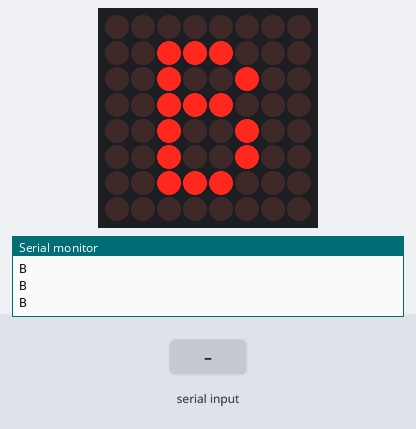
This sketch was run on a simulated Arduino Uno, built with avr-gcc and run on an emulated ATmega328P. On the bench: 8×8 LED matrix, the last lines printed to the serial monitor. Wiring (inferred from the names in the program): LED matrix (orientation assumed): rows pin 10, A1, pin 12, A2, pin 5, pin 13, pin 3, pin 8; columns A3, pin 2, pin 6, pin 11, pin 7, pin 9, A0, pin 4. The test bench sets the inputs (shaded band).

Above: at 1.2 s.
1.3 s: "A" received over Serial
At 2.5 s:
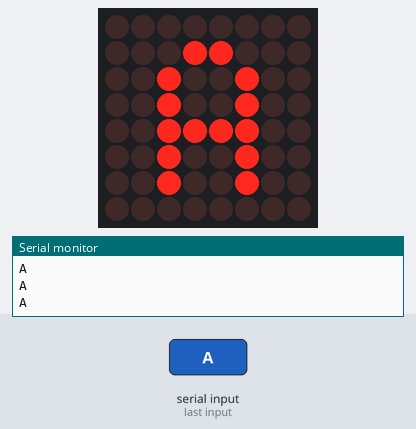
2.8 s: "C" received over Serial
At 3.9 s:
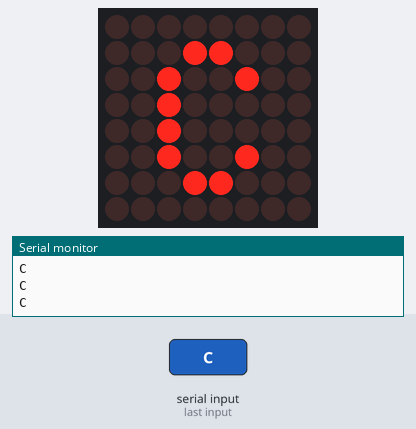
4.3 s: "D" received over Serial
At 5.5 s:
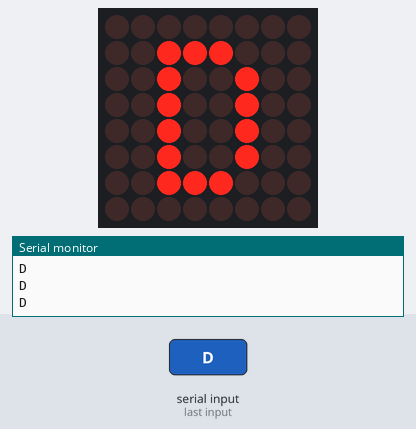
5.8 s: "E" received over Serial
At 6.2 s:
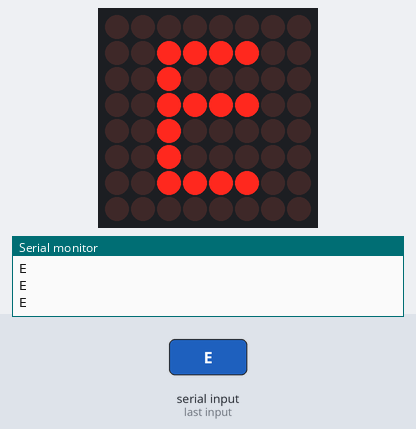
7.3 s: "F" received over Serial
At 8.5 s:
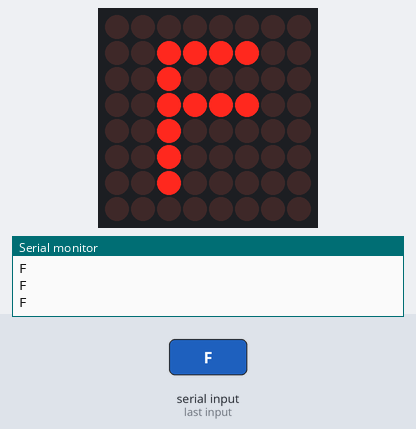
8.8 s: "B" received over Serial
At 9.7 s:
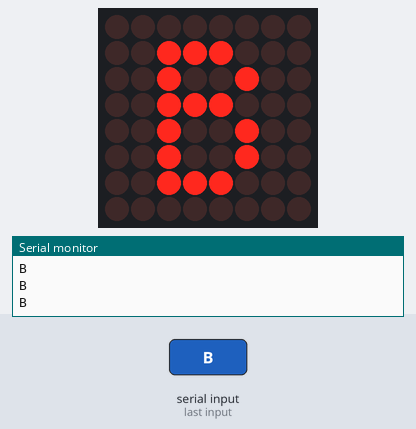
Timing chart, 0 to 11.3 s (numbered marks = the images above; inputs shaded):
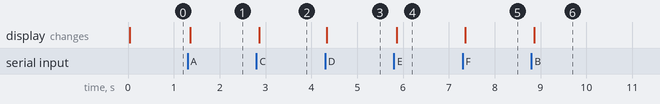

Measured:
- after the input at 1.3 s, the display: changes after 0.06 s (image 1)
- after the input at 2.8 s, the display: changes after 0.06 s (image 2)
- after the input at 4.3 s, the display: changes at once (image 3)
- after the input at 5.8 s, the display: changes after 0.06 s (image 4)
- after the input at 7.3 s, the display: changes after 0.06 s (image 5)
- after the input at 8.8 s, the display: changes after 0.06 s (image 6)

The sketch:

CEsumSlave.ino
```cpp
//giving row and column a corresopnding arduino pin.
int row1 = 10, row2 = A1, row3 = 12, row4 = A2, row5 = 5, row6 = 13, row7 = 3, row8 = 8;

int col1 = A3, col2 = 2, col3 = 6, col4 = 11, col5 = 7, col6 = 9, col7 = A0, col8 = 4;

//arrays that contain all the rows or columns in the actual order, as the pins on the 8x8 matrix are not in a logical order
int rows[8] = {row1,row2,row3,row4,row5,row6,row7,row8};

int cols[8] = {col1,col2,col3,col4,col5,col6,col7,col8};

//test pins that will determine where and what animations will occur
//these pins are high values because our non test values will be analog reads, which will be divided to create values from
//0-7 to correspond with the row or column
int type = 200;                   //this determines the type of animation

//posX and posY create a coordinate system,the location will be refered to as "origin"
int posX = 400;                   //this determines the x position(row) of an origin of the animation
int posY = 200;                   //this determines the y position(column) of an origin of the animation

//control pins (that decide what animation will be created)
//These values change the array
int control = A5;

char slaveLetter = 'B';


//this array corresponds to our matrix, any value turned high will be high on the matrix
int matrix[8][8] =
{
{0,0,0,0,0,0,0,0},
{0,0,0,0,0,0,0,0},
{0,0,0,0,0,0,0,0},
{0,0,0,0,0,0,0,0},
{0,0,0,0,0,0,0,0},
{0,0,0,0,0,0,0,0},
{0,0,0,0,0,0,0,0},
{0,0,0,0,0,0,0,0}
};


//////////////////////// Functions ///////////////////////////////////


//can either clear our array or turn all of it on
void fillArray(int matrix[8][8], int value)
{
  for (int i = 0; i < 8; i++)
  {
    for (int n = 0; n < 8; n++)
    {
      matrix[i][n] = value;
    }
  }
}

//makes a dot on the matrix a value of 1 or 0 so it becomes on or off
void dot(int matrix[8][8], int posX, int posY, int value)
{
  matrix[posY][posX] = value;
}

//an animation that creates a cross based on where the origin is
void cross(int matrix[8][8], int posX, int posY, int value)
{
  for (int i = 0; i < 8; i++)
  {
    matrix[i][posX] = value;
    matrix[posY][i] = value;
  }
}


void setup(){


  //set matrix pins to outputs, control pins to inputs

  //matrix pins
  for (int i=0;i<8;i++){
    pinMode(rows[i],OUTPUT);
  }
  for (int i=0;i<8;i++){
    pinMode(cols[i],OUTPUT);
  }

  //control pins
  pinMode(control,INPUT);
  Serial.begin(9600);
}

//lights up our matrix based on the matrix array
void matrixToDisplay(int list[8][8])
{
  //first we must turn everything low
    for (int i = 0; i < 8 ; i++){
      for (int x = 0; x < 8 ; x++){
        digitalWrite(cols[x],LOW);
        digitalWrite(rows[x],LOW);
      }
      //actully does the lighting up by going throw the array and giving the 1's power
      digitalWrite(rows[i],HIGH);
      for (int x = 0; x <8 ; x++){
        digitalWrite(cols[x],!(list[i][x]));
      }
      delay(1);
    }

}

//---------------------------------------------------------------------THE LOOP-----------------------------------------------------------------------------

void loop(){
  //these are the actual code that will be used to read values off the other arduino
  if (Serial.available()) slaveLetter = Serial.read();

  Serial.println(slaveLetter);


  //reads the value of type and performs an animation based off that
  switch (slaveLetter)
  {
    //hard coded to display the letter accessing individual leds
    case 'A':
    {
      fillArray(matrix, 0);
      dot(matrix, 2, 3, 1);
      dot(matrix, 3, 1, 1);
      dot(matrix, 4, 1, 1);
      dot(matrix, 5, 2, 1);
      dot(matrix, 5, 3, 1);
      dot(matrix, 5, 4, 1);
      dot(matrix, 5, 5, 1);
      dot(matrix, 2, 2, 1);
      dot(matrix, 2, 4, 1);
      dot(matrix, 2, 5, 1);
      dot(matrix, 3, 4, 1);
      dot(matrix, 4, 4, 1);
      dot(matrix, 2, 6, 1);
      dot(matrix, 5, 6, 1);
      break;
    }
    case 'B':
    {
      fillArray(matrix, 0);

      dot(matrix, 2, 1, 1);
      dot(matrix, 2, 2, 1);
      dot(matrix, 2, 3, 1);
      dot(matrix, 2, 4, 1);
      dot(matrix, 2, 5, 1);
      dot(matrix, 2, 6, 1);
      dot(matrix, 3, 1, 1);
      dot(matrix, 3, 3, 1);
      dot(matrix, 3, 6, 1);
      dot(matrix, 4, 1, 1);
      dot(matrix, 4, 3, 1);
      dot(matrix, 4, 6, 1);
      dot(matrix, 5, 2, 1);
      dot(matrix, 5, 4, 1);
      dot(matrix, 5, 5, 1);
      break;
    }
    case 'C':
    {
      fillArray(matrix, 0);

      dot(matrix, 2, 2, 1);
      dot(matrix, 2, 3, 1);
      dot(matrix, 2, 4, 1);
      dot(matrix, 2, 5, 1);
      dot(matrix, 3, 1, 1);
      dot(matrix, 3, 6, 1);
      dot(matrix, 4, 1, 1);
      dot(matrix, 4, 6, 1);
      dot(matrix, 5, 2, 1);
      dot(matrix, 5, 5, 1);
      break;
    }
    case 'D':
    {
      fillArray(matrix, 0);

      dot(matrix, 2, 1, 1);
      dot(matrix, 2, 2, 1);
      dot(matrix, 2, 3, 1);
      dot(matrix, 2, 4, 1);
      dot(matrix, 2, 5, 1);
      dot(matrix, 2, 6, 1);
      dot(matrix, 3, 1, 1);
      dot(matrix, 3, 6, 1);
      dot(matrix, 4, 1, 1);
      dot(matrix, 4, 6, 1);
      dot(matrix, 5, 2, 1);
      dot(matrix, 5, 3, 1);
      dot(matrix, 5, 4, 1);
      dot(matrix, 5, 5, 1);
      break;
    }
    case 'E':
    {
      fillArray(matrix, 0);

      dot(matrix, 2, 1, 1);
      dot(matrix, 2, 2, 1);
      dot(matrix, 2, 3, 1);
      dot(matrix, 2, 4, 1);
      dot(matrix, 2, 5, 1);
      dot(matrix, 2, 6, 1);
      dot(matrix, 3, 1, 1);
      dot(matrix, 3, 3, 1);
      dot(matrix, 3, 6, 1);
      dot(matrix, 4, 1, 1);
      dot(matrix, 4, 3, 1);
      dot(matrix, 4, 6, 1);
      dot(matrix, 5, 1, 1);
      dot(matrix, 5, 3, 1);
      dot(matrix, 5, 6, 1);
      break;
    }
    case 'F':
    {
      fillArray(matrix, 0);

      dot(matrix, 2, 1, 1);
      dot(matrix, 2, 2, 1);
      dot(matrix, 2, 3, 1);
      dot(matrix, 2, 4, 1);
      dot(matrix, 2, 5, 1);
      dot(matrix, 2, 6, 1);
      dot(matrix, 3, 1, 1);
      dot(matrix, 3, 3, 1);
      dot(matrix, 4, 1, 1);
      dot(matrix, 4, 3, 1);
      dot(matrix, 5, 1, 1);
      dot(matrix, 5, 3, 1);

      break;
    }
    default:
    {
      fillArray(matrix, 0);
      break;
    }
  }

  //displays the matrix based off of the matrix array
  matrixToDisplay(matrix);
}
```
